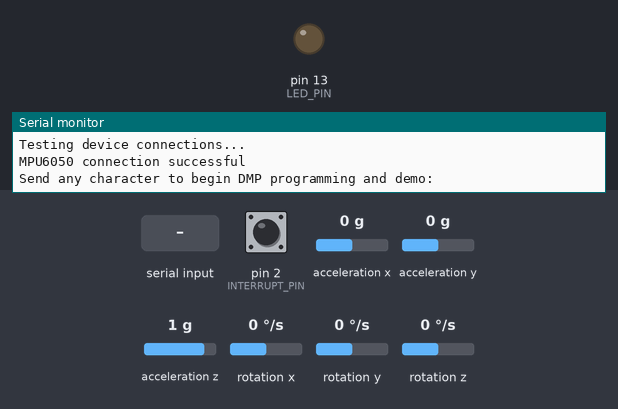
Bench run of a sketch on a simulated Arduino Leonardo, built with avr-gcc and run on an emulated ATmega32U4. Parts: output pins drawn as LEDs (lit = HIGH), the last lines printed to the serial monitor. Dashed ring = blinking. The inputs (shaded band) are chosen by the test bench; at power-on: acceleration z 1 g, acceleration x 0 g, rotation z 0 °/s, acceleration y 0 g, pin 2 (INTERRUPT_PIN) LOW, rotation x 0 °/s, rotation y 0 °/s. The sensor or clock chip raises its interrupt line as the real part does.

Above: at 0.8 s.
0.9 s: "1\n" received over Serial
At 2.17 s:
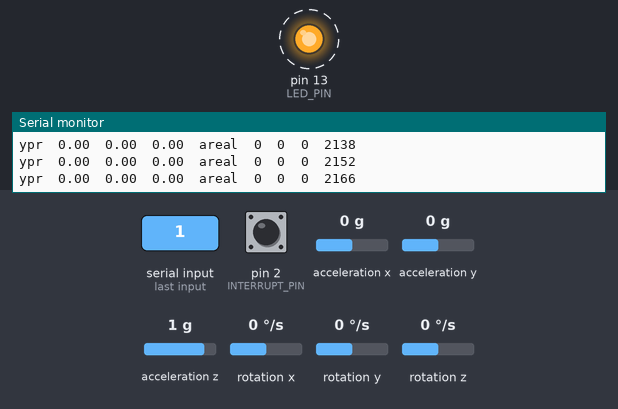
3.9 s: acceleration z set to -1.4 g
6.9 s: acceleration x set to -1.4 g
9.9 s: rotation z set to -192 °/s
12.9 s: acceleration y set to 0.8 g
Timing chart, 0 to 19.9 s (numbered marks = the images above; inputs shaded):
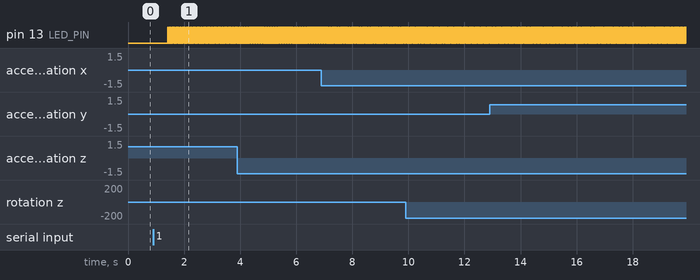

Measured:
- after the input at 0.9 s, pin 13 (LED_PIN): alternates HIGH for 0.01 s and LOW for 0.01 s, starting after 0.52 s

The sketch:

DoubleMPU6050_DMP6Calibrated.ino
```cpp
// I2C device class (I2Cdev) demonstration Arduino sketch for MPU6050 class using DMP (MotionApps v2.0)
// 6/21/2012 by Jeff Rowberg <jeff@rowberg.net>
// Updates should (hopefully) always be available at https://github.com/jrowberg/i2cdevlib
//
// Changelog:
//      2019-07-08 - Added Auto Calibration and offset generator
//       - and altered FIFO retrieval sequence to avoid using blocking code
//      2016-04-18 - Eliminated a potential infinite loop
//      2013-05-08 - added seamless Fastwire support
//                 - added note about gyro calibration
//      2012-06-21 - added note about Arduino 1.0.1 + Leonardo compatibility error
//      2012-06-20 - improved FIFO overflow handling and simplified read process
//      2012-06-19 - completely rearranged DMP initialization code and simplification
//      2012-06-13 - pull gyro and accel data from FIFO packet instead of reading directly
//      2012-06-09 - fix broken FIFO read sequence and change interrupt detection to RISING
//      2012-06-05 - add gravity-compensated initial reference frame acceleration output
//                 - add 3D math helper file to DMP6 example sketch
//                 - add Euler output and Yaw/Pitch/Roll output formats
//      2012-06-04 - remove accel offset clearing for better results (thanks Sungon Lee)
//      2012-06-01 - fixed gyro sensitivity to be 2000 deg/sec instead of 250
//      2012-05-30 - basic DMP initialization working

/* ============================================
I2Cdev device library code is placed under the MIT license
Copyright (c) 2012 Jeff Rowberg

Permission is hereby granted, free of charge, to any person obtaining a copy
of this software and associated documentation files (the "Software"), to deal
in the Software without restriction, including without limitation the rights
to use, copy, modify, merge, publish, distribute, sublicense, and/or sell
copies of the Software, and to permit persons to whom the Software is
furnished to do so, subject to the following conditions:

The above copyright notice and this permission notice shall be included in
all copies or substantial portions of the Software.

THE SOFTWARE IS PROVIDED "AS IS", WITHOUT WARRANTY OF ANY KIND, EXPRESS OR
IMPLIED, INCLUDING BUT NOT LIMITED TO THE WARRANTIES OF MERCHANTABILITY,
FITNESS FOR A PARTICULAR PURPOSE AND NONINFRINGEMENT. IN NO EVENT SHALL THE
AUTHORS OR COPYRIGHT HOLDERS BE LIABLE FOR ANY CLAIM, DAMAGES OR OTHER
LIABILITY, WHETHER IN AN ACTION OF CONTRACT, TORT OR OTHERWISE, ARISING FROM,
OUT OF OR IN CONNECTION WITH THE SOFTWARE OR THE USE OR OTHER DEALINGS IN
THE SOFTWARE.
===============================================
*/

// I2Cdev and MPU6050 must be installed as libraries, or else the .cpp/.h files
// for both classes must be in the include path of your project
#include "I2Cdev.h"

#include "MPU6050_6Axis_MotionApps20.h"
//#include "MPU6050.h" // not necessary if using MotionApps include file

// Arduino Wire library is required if I2Cdev I2CDEV_ARDUINO_WIRE implementation
// is used in I2Cdev.h
#if I2CDEV_IMPLEMENTATION == I2CDEV_ARDUINO_WIRE
    #include "Wire.h"
#endif

// class default I2C address is 0x68
// specific I2C addresses may be passed as a parameter here
// AD0 low = 0x68 (default for SparkFun breakout and InvenSense evaluation board)
// AD0 high = 0x69
MPU6050 mpu;
//MPU6050 mpu(0x69); // <-- use for AD0 high

/* =========================================================================
   NOTE: In addition to connection 3.3v, GND, SDA, and SCL, this sketch
   depends on the MPU-6050's INT pin being connected to the Arduino's
   external interrupt #0 pin. On the Arduino Uno and Mega 2560, this is
   digital I/O pin 2.
 * ========================================================================= */

/* =========================================================================
   NOTE: Arduino v1.0.1 with the Leonardo board generates a compile error
   when using Serial.write(buf, len). The Teapot output uses this method.
   The solution requires a modification to the Arduino USBAPI.h file, which
   is fortunately simple, but annoying. This will be fixed in the next IDE
   release. For more info, see these links:

   http://arduino.cc/forum/index.php/topic,109987.0.html
   http://code.google.com/p/arduino/issues/detail?id=958
 * ========================================================================= */


// uncomment "OUTPUT_READABLE_QUATERNION" if you want to see the actual
// quaternion components in a [w, x, y, z] format (not best for parsing
// on a remote host such as Processing or something though)
//#define OUTPUT_READABLE_QUATERNION

// uncomment "OUTPUT_READABLE_EULER" if you want to see Euler angles
// (in degrees) calculated from the quaternions coming from the FIFO.
// Note that Euler angles suffer from gimbal lock (for more info, see
// http://en.wikipedia.org/wiki/Gimbal_lock)
//#define OUTPUT_READABLE_EULER

// uncomment "OUTPUT_READABLE_YAWPITCHROLL" if you want to see the yaw/
// pitch/roll angles (in degrees) calculated from the quaternions coming
// from the FIFO. Note this also requires gravity vector calculations.
// Also note that yaw/pitch/roll angles suffer from gimbal lock (for
// more info, see: http://en.wikipedia.org/wiki/Gimbal_lock)
#define OUTPUT_READABLE_YAWPITCHROLL

// uncomment "OUTPUT_READABLE_REALACCEL" if you want to see acceleration
// components with gravity removed. This acceleration reference frame is
// not compensated for orientation, so +X is always +X according to the
// sensor, just without the effects of gravity. If you want acceleration
// compensated for orientation, us OUTPUT_READABLE_WORLDACCEL instead.
#define OUTPUT_READABLE_REALACCEL

// uncomment "OUTPUT_READABLE_WORLDACCEL" if you want to see acceleration
// components with gravity removed and adjusted for the world frame of
// reference (yaw is relative to initial orientation, since no magnetometer
// is present in this case). Could be quite handy in some cases.
//#define OUTPUT_READABLE_WORLDACCEL

// uncomment "OUTPUT_TEAPOT" if you want output that matches the
// format used for the InvenSense teapot demo
//#define OUTPUT_TEAPOT


#define INTERRUPT_PIN 2  // use pin 2 on Arduino Uno & most boards
#define LED_PIN 13 // (Arduino is 13, Teensy is 11, Teensy++ is 6)
bool blinkState = false;

// MPU control/status vars
bool dmpReady = false;  // set true if DMP init was successful
uint8_t mpuIntStatus;   // holds actual interrupt status byte from MPU
uint8_t devStatus;      // return status after each device operation (0 = success, !0 = error)
uint16_t packetSize;    // expected DMP packet size (default is 42 bytes)
uint16_t fifoCount;     // count of all bytes currently in FIFO
uint8_t fifoBuffer[64]; // FIFO storage buffer

// orientation/motion vars
Quaternion q;           // [w, x, y, z]         quaternion container
VectorInt16 aa;         // [x, y, z]            accel sensor measurements
VectorInt16 aaReal;     // [x, y, z]            gravity-free accel sensor measurements
VectorInt16 aaWorld;    // [x, y, z]            world-frame accel sensor measurements
VectorFloat gravity;    // [x, y, z]            gravity vector
float euler[3];         // [psi, theta, phi]    Euler angle container
float ypr[3];           // [yaw, pitch, roll]   yaw/pitch/roll container and gravity vector

// packet structure for InvenSense teapot demo
uint8_t teapotPacket[14] = { '$', 0x02, 0,0, 0,0, 0,0, 0,0, 0x00, 0x00, '\r', '\n' };


// ================================================================
// ===               INTERRUPT DETECTION ROUTINE                ===
// ================================================================

volatile bool mpuInterrupt = false;     // indicates whether MPU interrupt pin has gone high
void dmpDataReady() {
    mpuInterrupt = true;
}


// ================================================================
// ===                      INITIAL SETUP                       ===
// ================================================================

void setup() {
    // join I2C bus (I2Cdev library doesn't do this automatically)
    #if I2CDEV_IMPLEMENTATION == I2CDEV_ARDUINO_WIRE
        Wire.begin();
        Wire.setClock(400000); // 400kHz I2C clock. Comment this line if having compilation difficulties
    #elif I2CDEV_IMPLEMENTATION == I2CDEV_BUILTIN_FASTWIRE
        Fastwire::setup(400, true);
    #endif

    // initialize serial communication
    // (115200 chosen because it is required for Teapot Demo output, but it's
    // really up to you depending on your project)
    Serial.begin(115200);
    while (!Serial); // wait for Leonardo enumeration, others continue immediately

    // NOTE: 8MHz or slower host processors, like the Teensy @ 3.3V or Arduino
    // Pro Mini running at 3.3V, cannot handle this baud rate reliably due to
    // the baud timing being too misaligned with processor ticks. You must use
    // 38400 or slower in these cases, or use some kind of external separate
    // crystal solution for the UART timer.

    // initialize device
    Serial.println(F("Initializing I2C devices..."));
    mpu.initialize();
    pinMode(INTERRUPT_PIN, INPUT);

    // verify connection
    Serial.println(F("Testing device connections..."));
    Serial.println(mpu.testConnection() ? F("MPU6050 connection successful") : F("MPU6050 connection failed"));

    // wait for ready
    Serial.println(F("\nSend any character to begin DMP programming and demo: "));
    while (Serial.available() && Serial.read()); // empty buffer
    while (!Serial.available());                 // wait for data
    while (Serial.available() && Serial.read()); // empty buffer again

    // load and configure the DMP
    Serial.println(F("Initializing DMP..."));
    devStatus = mpu.dmpInitialize();

    // supply your own gyro offsets here, scaled for min sensitivity
    mpu.setXGyroOffset(104);
    mpu.setYGyroOffset(-7);
    mpu.setZGyroOffset(9);
    mpu.setXAccelOffset(-1573);
    mpu.setYAccelOffset(769);
    mpu.setZAccelOffset(1095); // 1688 factory default for my test chip

    // make sure it worked (returns 0 if so)
    if (devStatus == 0) {
        // Calibration Time: generate offsets and calibrate our MPU6050
        mpu.CalibrateAccel(6);
        mpu.CalibrateGyro(6);
        mpu.PrintActiveOffsets();
        // turn on the DMP, now that it's ready
        Serial.println(F("Enabling DMP..."));
        mpu.setDMPEnabled(true);

        // enable Arduino interrupt detection
        Serial.print(F("Enabling interrupt detection (Arduino external interrupt "));
        Serial.print(digitalPinToInterrupt(INTERRUPT_PIN));
        Serial.println(F(")..."));
        attachInterrupt(digitalPinToInterrupt(INTERRUPT_PIN), dmpDataReady, RISING);
        mpuIntStatus = mpu.getIntStatus();

        // set our DMP Ready flag so the main loop() function knows it's okay to use it
        Serial.println(F("DMP ready! Waiting for first interrupt..."));
        dmpReady = true;

        // get expected DMP packet size for later comparison
        packetSize = mpu.dmpGetFIFOPacketSize();
    } else {
        // ERROR!
        // 1 = initial memory load failed
        // 2 = DMP configuration updates failed
        // (if it's going to break, usually the code will be 1)
        Serial.print(F("DMP Initialization failed (code "));
        Serial.print(devStatus);
        Serial.println(F(")"));
    }

    // configure LED for output
    pinMode(LED_PIN, OUTPUT);
}


// ================================================================
// ===                    MAIN PROGRAM LOOP                     ===
// ================================================================

void loop() {
    // if programming failed, don't try to do anything
    if (!dmpReady) return;
    // read a packet from FIFO
    if (mpu.dmpGetCurrentFIFOPacket(fifoBuffer)) { // Get the Latest packet
        #ifdef OUTPUT_READABLE_QUATERNION
            // display quaternion values in easy matrix form: w x y z
            mpu.dmpGetQuaternion(&q, fifoBuffer);
            Serial.print("quat\t");
            Serial.print(q.w);
            Serial.print("\t");
            Serial.print(q.x);
            Serial.print("\t");
            Serial.print(q.y);
            Serial.print("\t");
            Serial.println(q.z);
        #endif

        #ifdef OUTPUT_READABLE_EULER
            // display Euler angles in degrees
            mpu.dmpGetQuaternion(&q, fifoBuffer);
            mpu.dmpGetEuler(euler, &q);
            Serial.print("euler\t");
            Serial.print(euler[0] * 180/M_PI);
            Serial.print("\t");
            Serial.print(euler[1] * 180/M_PI);
            Serial.print("\t");
            Serial.println(euler[2] * 180/M_PI);
        #endif

        #ifdef OUTPUT_READABLE_YAWPITCHROLL
            // display Euler angles in degrees
            mpu.dmpGetQuaternion(&q, fifoBuffer);
            mpu.dmpGetGravity(&gravity, &q);
            mpu.dmpGetYawPitchRoll(ypr, &q, &gravity);
            Serial.print("ypr\t");
            Serial.print(ypr[0] * 180/M_PI);
            Serial.print("\t");
            Serial.print(ypr[1] * 180/M_PI);
            Serial.print("\t");
            Serial.print(ypr[2] * 180/M_PI);
            Serial.print("\t");
        #endif

        #ifdef OUTPUT_READABLE_REALACCEL
            // display real acceleration, adjusted to remove gravity
            mpu.dmpGetQuaternion(&q, fifoBuffer);
            mpu.dmpGetAccel(&aa, fifoBuffer);
            mpu.dmpGetGravity(&gravity, &q);
            mpu.dmpGetLinearAccel(&aaReal, &aa, &gravity);
            Serial.print("areal\t");
            Serial.print(aaReal.x);
            Serial.print("\t");
            Serial.print(aaReal.y);
            Serial.print("\t");
            Serial.print(aaReal.z);
            Serial.print("\t");
            Serial.println(millis());
        #endif

        #ifdef OUTPUT_READABLE_WORLDACCEL
            // display initial world-frame acceleration, adjusted to remove gravity
            // and rotated based on known orientation from quaternion
            mpu.dmpGetQuaternion(&q, fifoBuffer);
            mpu.dmpGetAccel(&aa, fifoBuffer);
            mpu.dmpGetGravity(&gravity, &q);
            mpu.dmpGetLinearAccel(&aaReal, &aa, &gravity);
            mpu.dmpGetLinearAccelInWorld(&aaWorld, &aaReal, &q);
            Serial.print("aworld\t");
            Serial.print(aaWorld.x);
            Serial.print("\t");
            Serial.print(aaWorld.y);
            Serial.print("\t");
            Serial.println(aaWorld.z);
        #endif

        #ifdef OUTPUT_TEAPOT
            // display quaternion values in InvenSense Teapot demo format:
            teapotPacket[2] = fifoBuffer[0];
            teapotPacket[3] = fifoBuffer[1];
            teapotPacket[4] = fifoBuffer[4];
            teapotPacket[5] = fifoBuffer[5];
            teapotPacket[6] = fifoBuffer[8];
            teapotPacket[7] = fifoBuffer[9];
            teapotPacket[8] = fifoBuffer[12];
            teapotPacket[9] = fifoBuffer[13];
            Serial.write(teapotPacket, 14);
            teapotPacket[11]++; // packetCount, loops at 0xFF on purpose
        #endif

        // blink LED to indicate activity
        blinkState = !blinkState;
        digitalWrite(LED_PIN, blinkState);
    }
}
```
